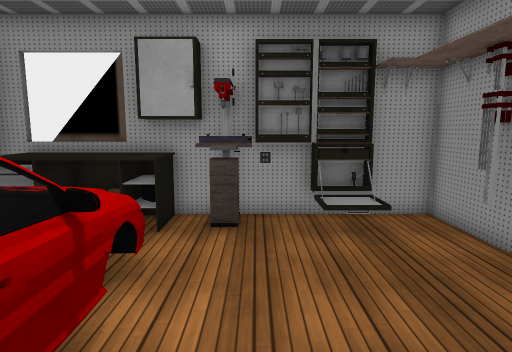
[1] (above)

13 first-person views from a walk through a 3-D level made in the Unity game engine. The camera is 1.4 m above the floor, tilts 8° down and sees 75° across. The floor is counted in squares, 0.5 m on a side. Each view is taken from the middle of a square. On the plan, view 1 faces up. The plan holds only what a view shows up to about 20 squares ahead; the rest is blank. Some surface patterns are stand-ins.

[2]
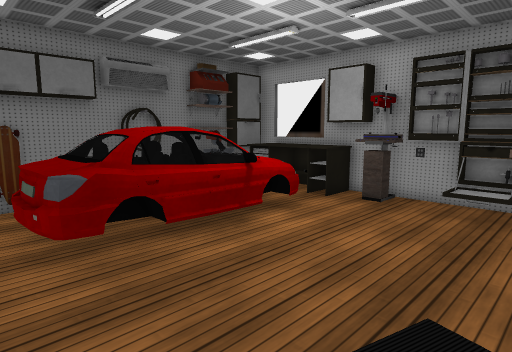

[3]
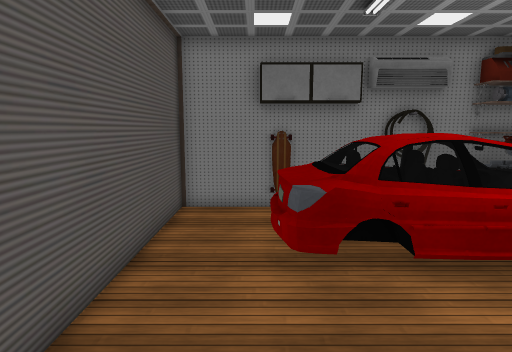

[4]
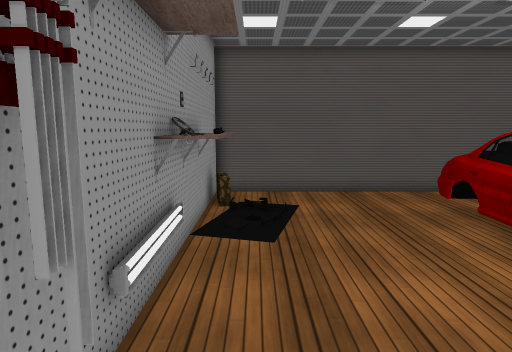

[5]
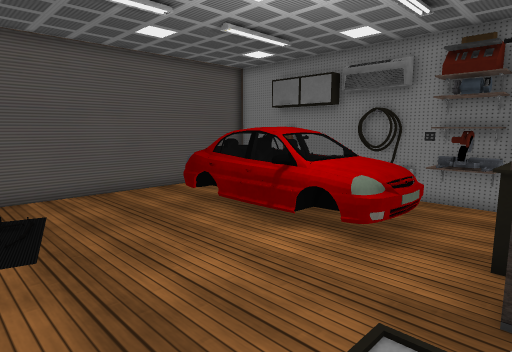

[6]
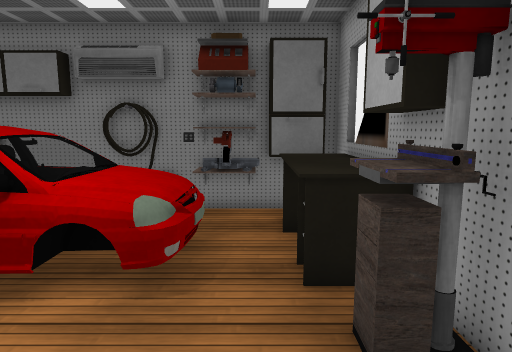

[7]
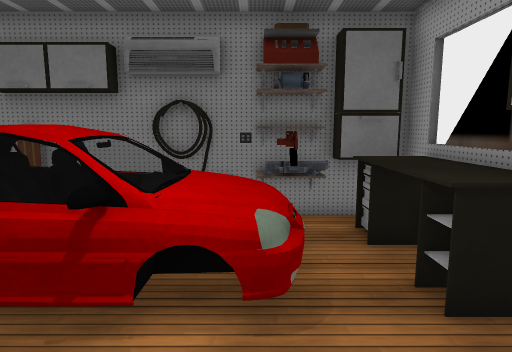

[8]
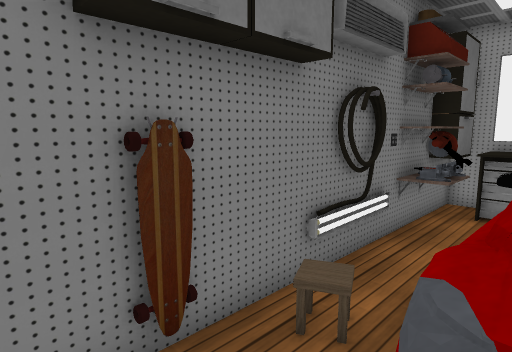

[9]
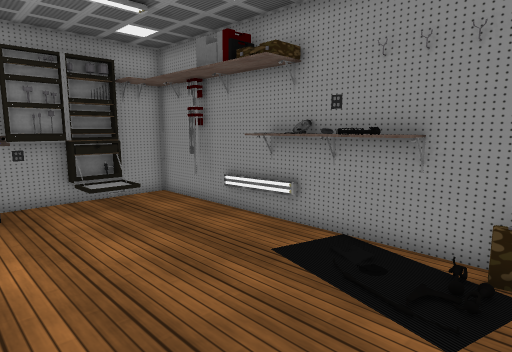

[10]
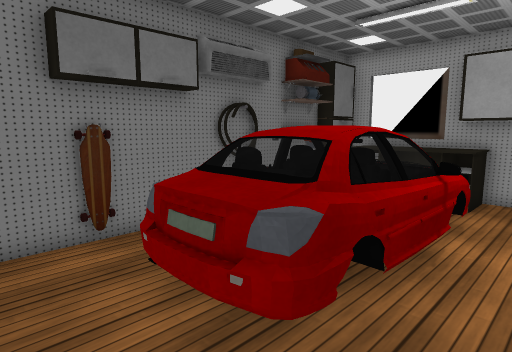

[11]
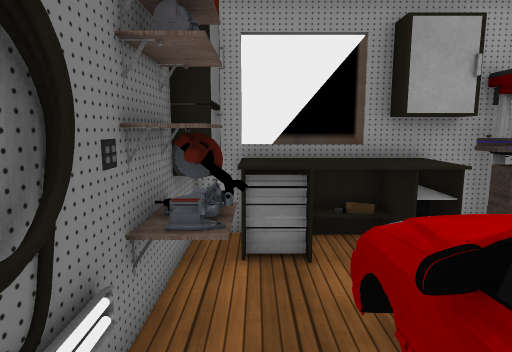

[12]
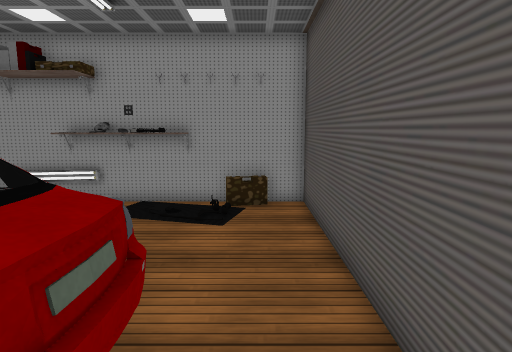

[13]
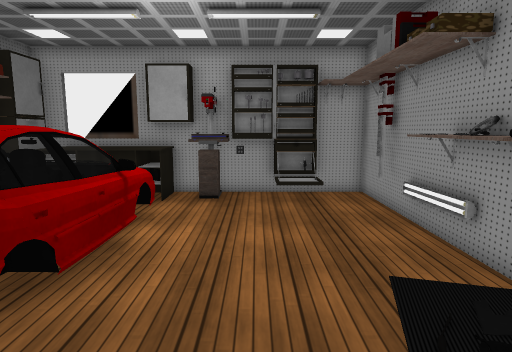

### Floor plan
Points are (right, up) in squares from view 1. A wall is a line through its corners. A room is listed if a view was taken in it or the views show most of it. See-through windows are left out.
Room 1 (views 1, 2, 3, 4, 5, 6, 7, 8, 9, 10, 11, 12, 13)
walls: (-1.3, 9.2) (-1.3, 10.1); (5.6, 3) (5.6, 6.3); (-7.9, 4.5) (-8.5, 4.2); (-0.5, 10.1) (-0.5, 9.2); (-0.1, 10.1) (-0.1, 9.4) (-1.7, 9.4); (-8.2, 3.3) (-8.5, 2.8); (-8.2, 3.3) (-8.4, 2.8); (-8.1, 4.5) (-8.3, 4.1); (-8.3, 3.1) (-8.4, 3); (-8.3, 3.1) (-8.4, 2.9); (-8.2, 4.5) (-8.6, 2.8); (-8.2, 4.5) (-8.5, 2.2); (-8.3, 4.3) (-8.3, 4.2) (-8.5, 3.6) (-8.3, 3) (-8.4, 2.9); (-8.4, 3.7) (-8.3, 2.9); (-8.3, 4.4) (-8.1, 3.1); (-8.4, 3.9) (-8.2, 3); (-8.4, 4.5) (-8.2, 3.9); (-8.5, 4.5) (-8.6, 3.9); (5.3, 7.4) (5.3, 8.1); (-8.4, 5.3) (-8.4, 1.9); (-8.4, -0.6) (-8.4, -1.5); (1.9, 10.8) (-8.6, 10.8) (-8.6, -4.9) (5.8, -4.9) (5.8, 10.8) (3.6, 10.8); (-5.6, 11.1) (-7.5, 11.1)
low walls: (-7.7, 8.2) (-7.7, 7.3); (3.5, 10.7) (3, 10.6)
objects: shelf (-8, 6) to (-8, 7); shelf (-7, 6) to (-7, 8); table (-7, 9) to (-3, 10); other object (-6, -2) to (-2, 7); locker (1, 10) to (3, 10)

Where each view was taken, in squares from view 1:
view 1: 0 up, 0 right, facing up
view 2: 3 down, 5 right, facing up-left
view 3: 2 down, 4 right, facing left
view 4: 10 up, 4 right, facing down
view 5: 10 up, 5 right, facing down-left
view 6: 8 up, 3 right, facing left
view 7: 6 up, 2 right, facing left
view 8: 3 down, 5 left, facing up-left
view 9: 3 down, 2 left, facing up-right
view 10: 4 down, 0 right, facing up-left
view 11: 2 up, 7 left, facing up
view 12: 3 down, 7 left, facing right
view 13: 4 down, 1 right, facing up
